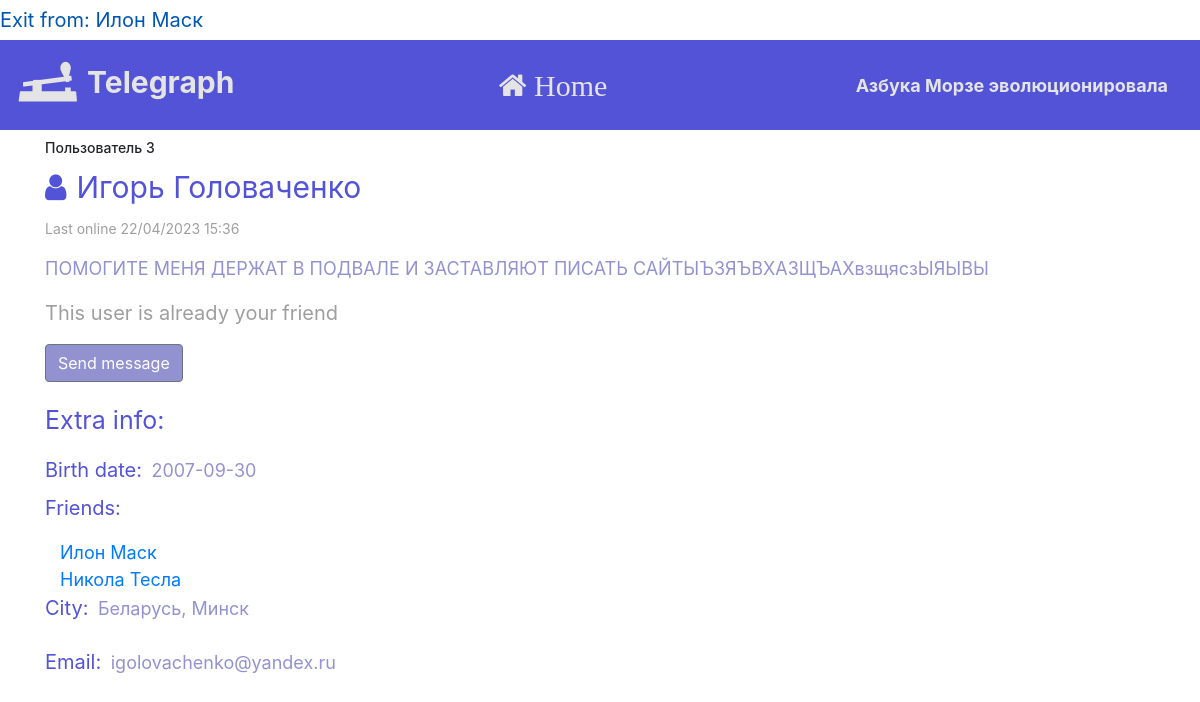
The app's page /profile/3 (signed in), older data.
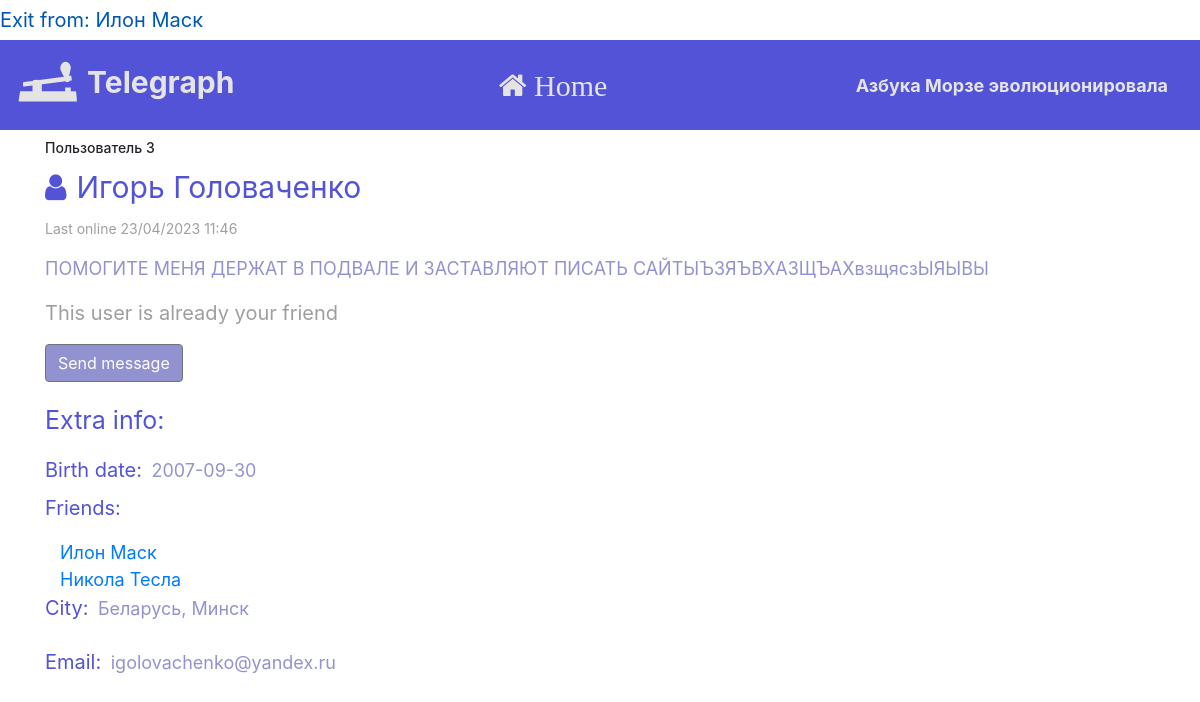
The same page, newer data.
### data/users.py (models this page shows, shortened)
class User(SqlAlchemyBase, UserMixin, SerializerMixin):
    __tablename__ = 'users'
    id = sqlalchemy.Column(sqlalchemy.Integer,
                           primary_key=True, autoincrement=True)
    username = sqlalchemy.Column(sqlalchemy.String)
    bdate = sqlalchemy.Column(sqlalchemy.Date)
    descript = sqlalchemy.Column(sqlalchemy.String)
    friends = sqlalchemy.Column(sqlalchemy.String, default='')
    city = sqlalchemy.Column(sqlalchemy.String)
    email = sqlalchemy.Column(sqlalchemy.String, unique=True)
    last_online = sqlalchemy.Column(sqlalchemy.DateTime,
                                    default=datetime.datetime.now)
    free_chat = sqlalchemy.Column(sqlalchemy.Boolean)
    hashed_password = sqlalchemy.Column(sqlalchemy.String, nullable=True)

### main.py (the view, shortened to what this page needs)
@app.route('/profile/<int:id>', methods=['GET', 'POST'])
def profile(id):
    if current_user.is_authenticated:
        current_user.last_online = datetime.datetime.now()
    db_sess = db_session.create_session()
    current_user.last_online = datetime.datetime.now()
    db_sess.merge(current_user)
    db_sess.commit()
    user = db_sess.query(User).filter(User.id == id).first()
    if user is None:
        abort(404, message="Пользователя с таким id пока не существует")
    friends = []
    ids = user.friends.split(', ')
    if '' in ids:
        ids.remove('')
    for friend_id in map(int, ids):
        friend = db_sess.query(User).filter(User.id == friend_id).first()
        if friend is not None:
            friends.append(friend)
    our_request = db_sess.query(FriendshipRequest).filter(FriendshipRequest.from_id == current_user.id,
                                                          FriendshipRequest.to_id == id).first()
    his_request = db_sess.query(FriendshipRequest).filter(FriendshipRequest.to_id == current_user.id,
                                                          FriendshipRequest.from_id == id).first()
    print(user.id)
    return render_template('profile.html', title=f'Пользователь {id}', user=user, friends=friends, is_our_request=our_request is not None, is_his_request=his_request is not None, request=his_request);

### data/db_session.py (called while the page is built)
def create_session() -> Session:
    global __factory
    return __factory()

### main.py (called while the page is built)
@login_manager.user_loader
def load_user(user_id):
    print(user_id)
    db_sess = db_session.create_session()
    return db_sess.query(User).get(user_id)

### templates/profile.html (shortened to what this page needs)
{% extends "base.html" %}
{% block content %}
<form action="" method="post">
    <h1 style="font-size: 14px; margin-top: 10px;">{{title}}</h1>
    <label style="font-size: 30px; color: #5353d7"><span class="fa fa-user" style="margin-right: 10px"></span>{{ user.username }}</label>
    <p style="font-size: 14px; color: #9f9f9f">Last online {{user.last_online.strftime('%d/%m/%Y %H:%M')}}</p>
    <p style="font-size: 18px; color: #9292d1">{{ user.descript }}</p>
    {% if current_user.is_authenticated and user != current_user %}
    <div>
        {% if current_user not in friends and not is_his_request and not is_our_request %}
        <a href="/friendship_request/{{user.id}}" class="btn btn-primary" style="background-color: #5353d7">Offer friendship</a>
        {% elif is_our_request %}
        <p style="font-size: 20px; color: #9f9f9f">You already have sent a friendship request. Wait for answer</p>
        {% else %}
        <p style="font-size: 20px; color: #9f9f9f">This user is already your friend</p>
        {% endif %}
        {% if current_user in friends or user.free_chat %}
        <a href="/chat/{{user.id}}" class="btn btn-secondary" style="background-color: #9292d1">Send message</a>
        {% endif %}
    </div>
    {% endif %}
    <p style="font-size: 25px; color: #5353d7; margin-top: 20px">Extra info:</p>
    <label style="font-size: 20px; color: #5353d7">Birth date:</label>
    <label style="font-size: 18px; color: #9292d1; margin-left: 5px;">{{ user.bdate }}</label>
    <p style="font-size: 20px; color: #5353d7">Friends:</p>
    {% for friend in friends %}
    <div>
        <a href="/profile/{{friend.id}}" style="font-size: 18px; margin-left: 15px;">{{friend.username}}</a>
    </div>
    {% endfor %}
    <label style="font-size: 20px; color: #5353d7">City:</label>
    <label style="font-size: 18px; color: #9292d1; margin-left: 5px;">{{ user.city }}</label>
    <label style="font-size: 20px; color: #5353d7">Email:</label>
    <label style="font-size: 18px; color: #9292d1; margin-left: 5px;">{{ user.email }}</label>
</form>
{% endblock %}

Row changes from the older to the newer data that the page shows:
changed User "Игорь Головаченко": last_online "22/04/2023 15:36" → "23/04/2023 11:46"
